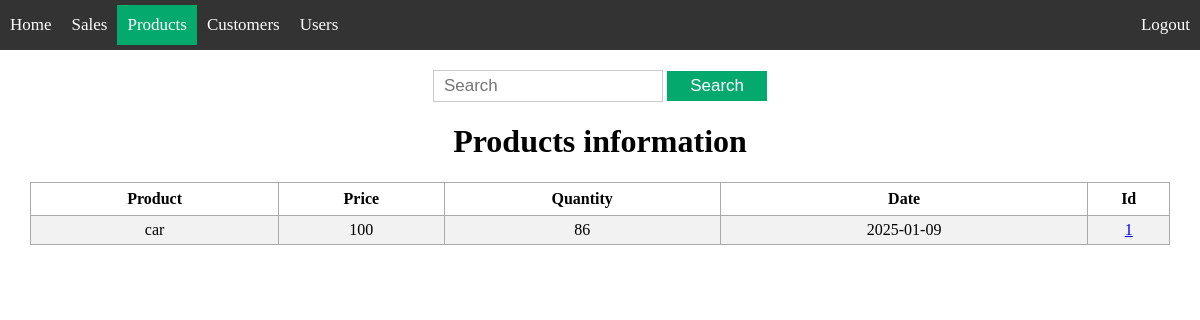
The app's page /products/search_product/ (signed in) with its own data.
### app/models/product.py (models this page shows, shortened)
class Product(db.Model):
    __tablename__ = 'products'
    id = db.Column(db.Integer, primary_key=True)
    product_name = db.Column(db.String(200), nullable=False)
    price =  db.Column(db.Integer, nullable=False)
    product_quantity = db.Column(db.Integer, nullable=False)
    date = db.Column(db.DateTime, default=datetime.now(pytz.UTC))

### app/products/routes.py (the view)
@bp.route('/search_product/', methods=['GET', 'POST'])
@roles_accepted('admin', 'editor', 'supervisor')
def search_product():
    search = request.args.get('search', '')
    products = get_product(search)
    return render_template('products/search_product.html', products=products)

### app/models/product.py (called while the page is built)
def get_product(search):
    search_pattern = f"%{search}"
    results = Product.query.filter(
        (Product.id.like(search_pattern)) | (Product.product_name.like(search_pattern))
        | (Product.price.like(search_pattern))
    ).all()
    return results

### app/templates/products/search_product.html (shortened to what this page needs)
{% extends 'base.html' %}
{% block content %}
<div class="content">
    <div class='search'>
        <form action="{{ url_for('products.search_product', search='') }}" method="get">
            <input type='text' placeholder='Search' name='search' id='search'>
            <input type='submit' value="Search">
        </form>
    </div>
    <div class="view">
        <h1 style="text-align: center;">Products information</h1>
        {% if products|length < 1 %}
        <h4  style="text-align: center;"> There are no product on the store, create one below!</h4>
        {% else %}
        <table>
            <tr>
                <th>Product</th>
                <th>Price</th>
                <th>Quantity</th>
                <th>Date</th>
                <th>Id</th>
            </tr>
            {% for product in products %}
                <tr>
                    <td>{{ product.product_name }}</td>
                    <td>{{ product.price }}</td>
                    <td>{{ product.product_quantity }}</td>
                    <td>{{ product.date.date() }}</td>
                    <td><a href="/products/info_product/{{ product.id }}">{{ product.id }}</a></td>
                </tr>
            {% endfor %}
        </table>
        {% endif %}
    </div>
</div>
{% endblock %}

### app/static/css/styles.css (style rules this page uses)
html , body { margin: 0; padding: 0; overflow: hidden; }
.view table, td, th { border: 1px solid #aaa; }
.view table { border-collapse: collapse; width: 95%; margin: auto; }
.view th { height: 30px; }
.view td { text-align: center; padding: 5px; }
.view tr:nth-child(even) { background-color: #f2f2f2; }
.view tr:nth-child(odd) { background-color: #ffffff; }
.content { width: 100%; }
.search { text-align: center; padding-top: 20px; }
.search form { display: inline-block; margin: 0 auto; }
.search input[type="text"] { width: 60%; height: 10px; padding: 10px; font-size: 17px; border: 1px solid #ccc; }
.search input[type="submit"] { width: 100px; height: 30px; padding: 4px 8px;; font-size: 17px; background-color: #04AA6D; color: #fff; border: none; cursor: pointer; }
.table_box th, td { padding: 10px; text-align: left; }

### records on screen
Product: product_name "car", price "100", product_quantity "86", date "2025-01-09", id "1"
